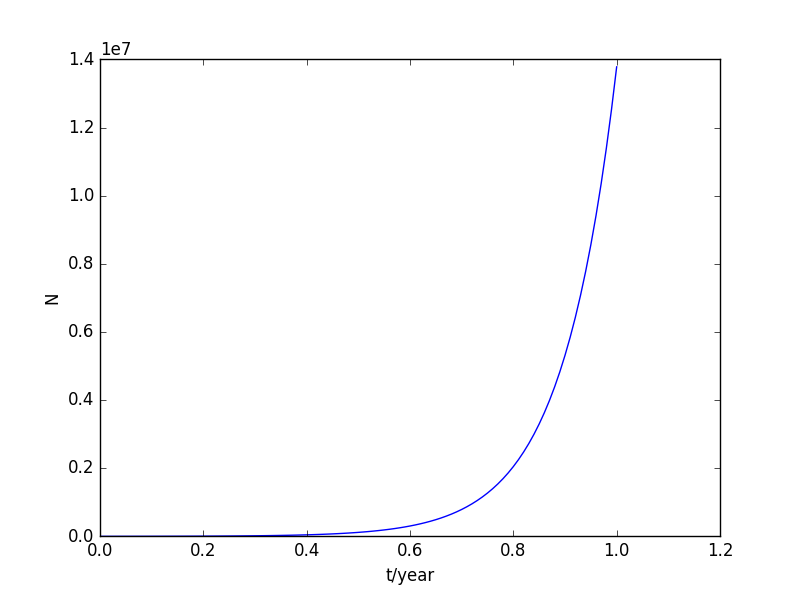

Source code (Python):
N=[]
t=[]
a=10
b=0.01
N.append(1000)
t.append(0)
dt=0.01
end_time=1
for i in range(int(end_time/dt)):
	tmp=N[i]+(10*N[i]-b*(N[i]**2))*dt
	N.append(tmp)
	t.append(t[i]+dt)
	print t[-1],N[-1]
	
import matplotlib.pyplot as mpl
mpl.plot(t,N)
mpl.xlabel('t/year')
mpl.ylabel('N')
mpl.show()
